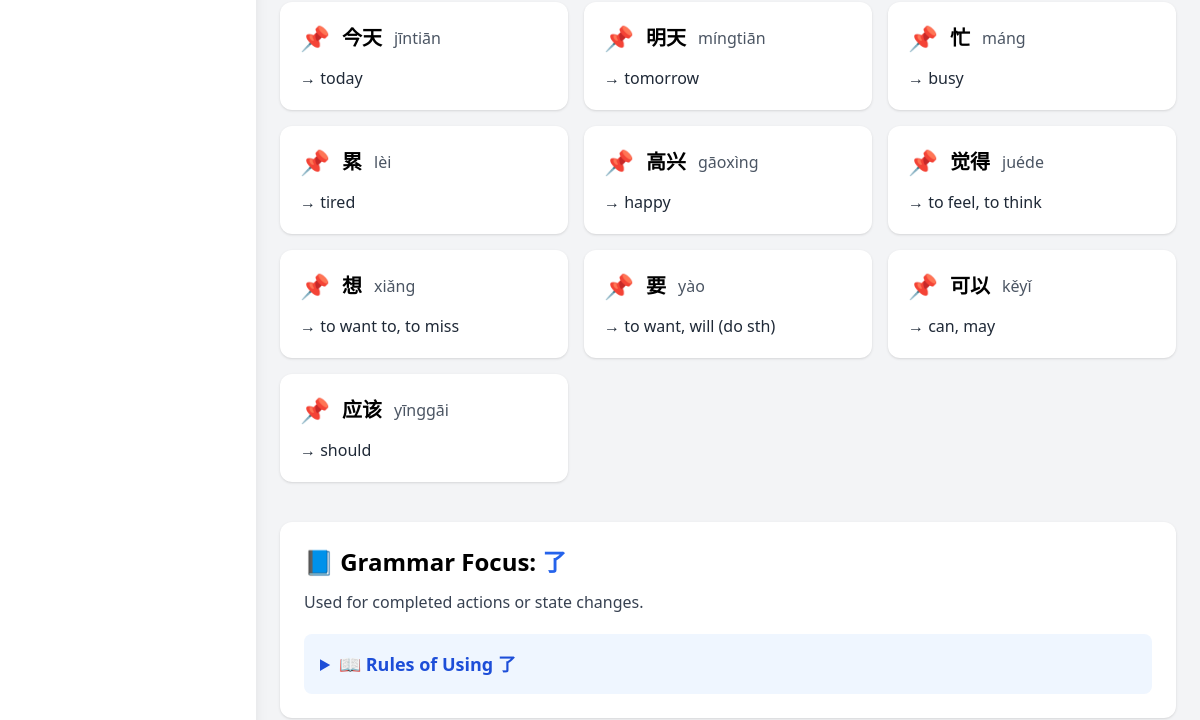
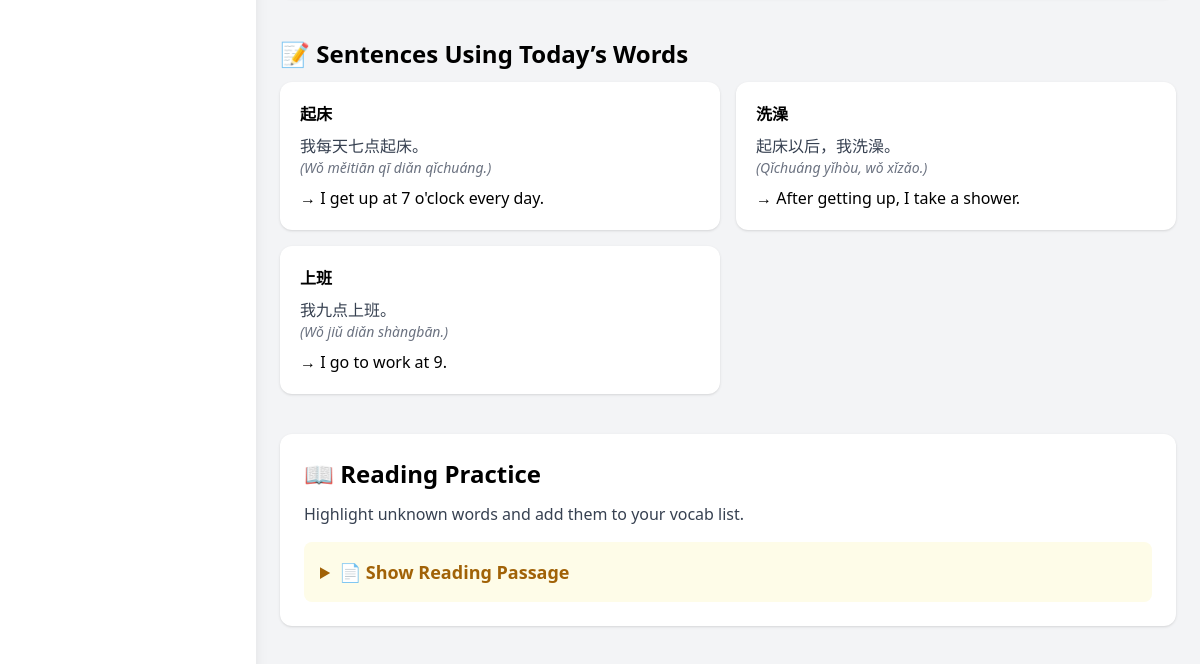
The page /todaystask/ (middle part) on the database as committed earlier (2 pictures, top to bottom).
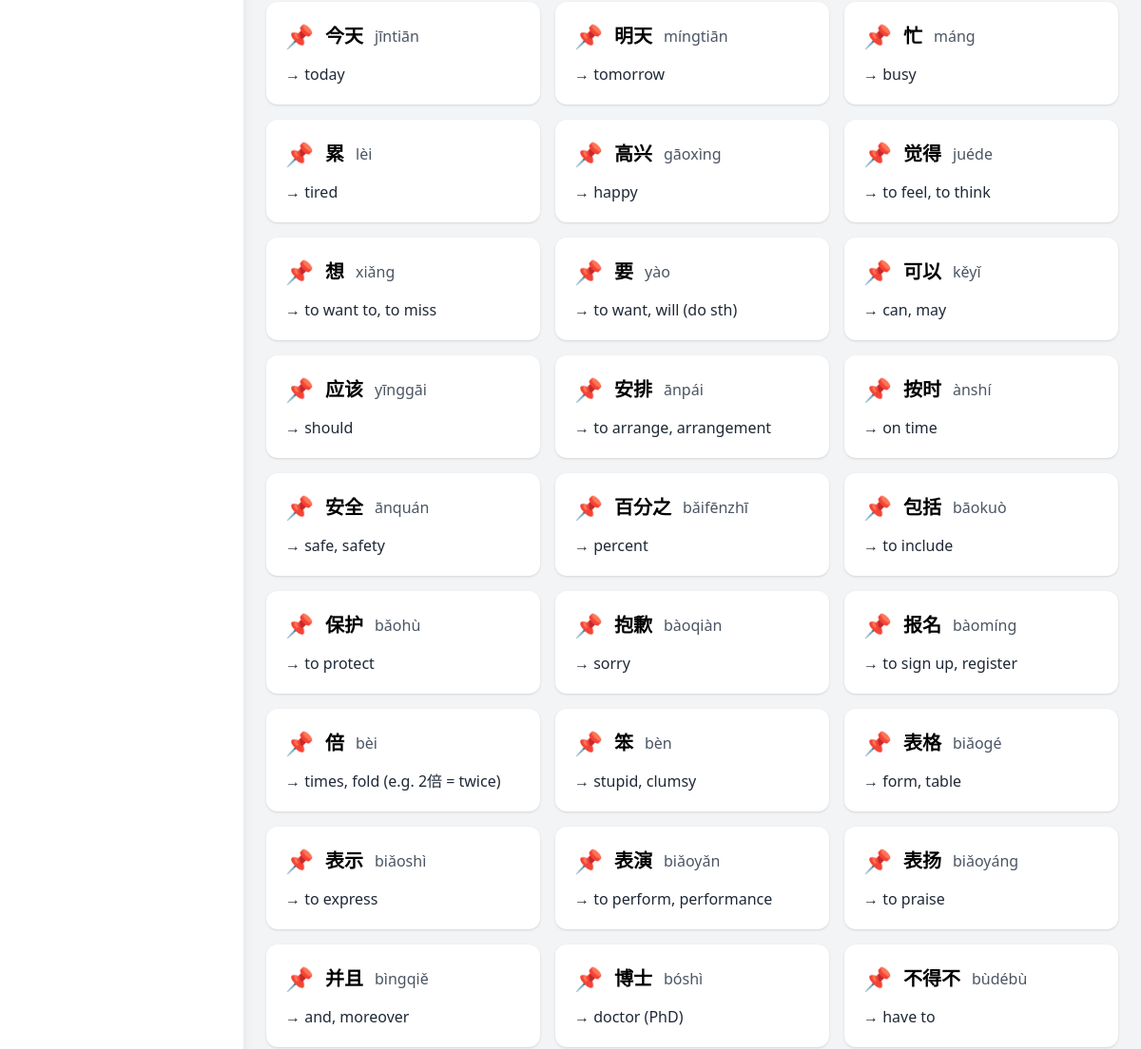
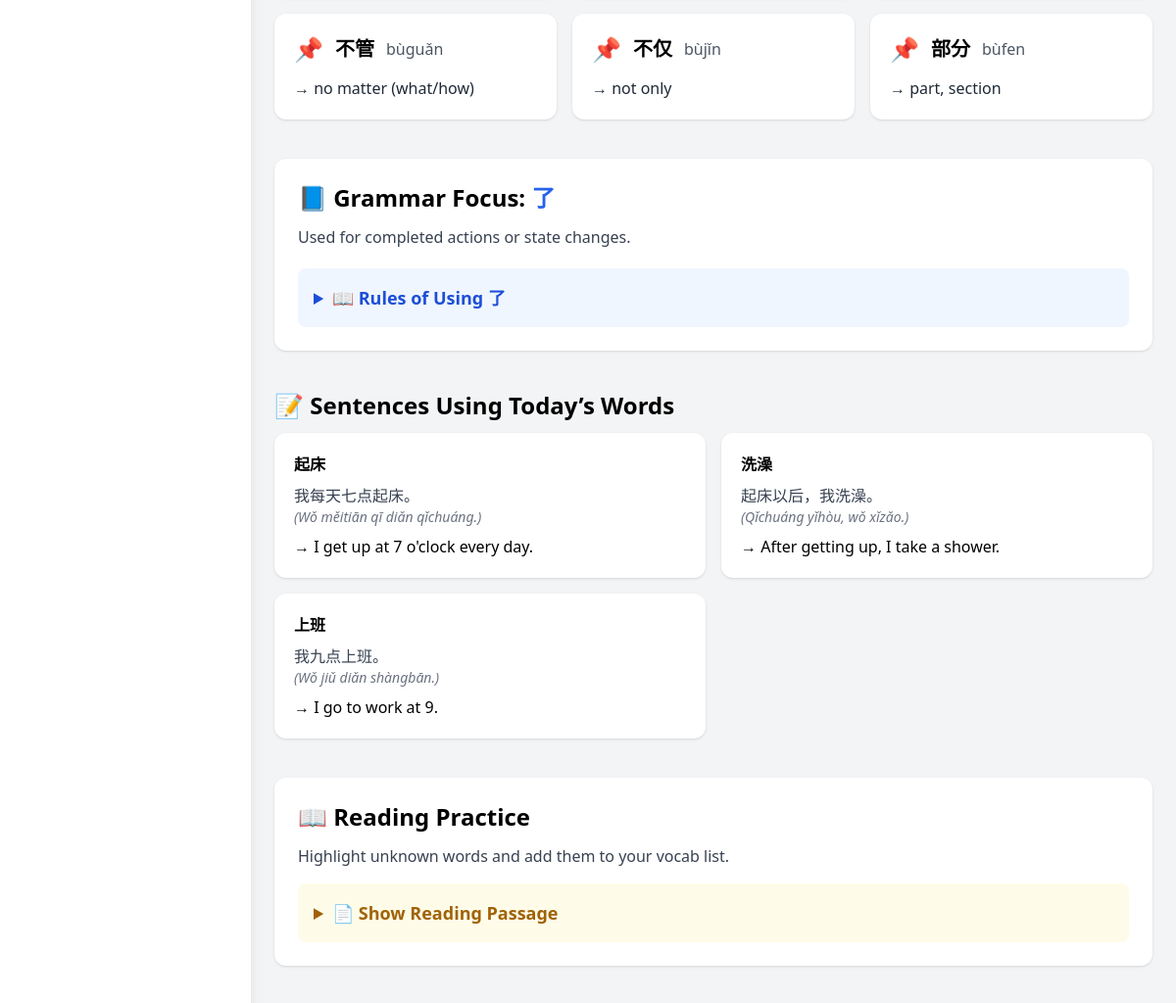
The same page on the database as committed later (2 pictures, top to bottom).
### academy/models.py (models this page shows, shortened)
class Vocabulary(models.Model):
    day = models.ForeignKey(DayStrick, on_delete=models.CASCADE, null=True, blank=True)
    chinese = models.CharField(max_length = 100, unique = True)
    pinyin = models.CharField(max_length = 100)
    english = models.CharField(max_length = 150)
    example = models.CharField(max_length = 300, null = True, blank = True)
    def __str__(self):
        return self.chinese

class PracticeSentences(models.Model):
    day = models.ForeignKey(DayStrick, on_delete = models.CASCADE)
    word = models.ForeignKey(Vocabulary, on_delete=models.CASCADE)
    sentence = models.CharField(max_length=300)
    pinyin = models.CharField(max_length = 500, null=True, blank=True)
    meaning = models.CharField(max_length = 500, null=True,blank=True)

### academy/views.py (the view)
def todaysTask(request):
    vocab = Vocabulary.objects.all()
    grammar = Grammar.objects.all()
    sentence = PracticeSentences.objects.all()
    reading = ReadingPractice.objects.all()
    speak = SpeakingPractice.objects.all()
    return render(request, 'todaysTask.html', {'vocab':vocab, 'grammar':grammar, 'sentence': sentence, 'reading': reading, 'speak':speak})

### academy/templates/todaysTask.html (shortened to what this page needs)
{% extends "base.html" %}
{% block content %}
<div class="min-h-screen bg-gray-100 flex">
    <aside class="w-64 bg-white shadow-lg p-6 hidden md:block">
    </aside>
    <main class="flex-1 p-6 space-y-10">
        <section id="Vocabulary">
            <div class="grid gap-4 md:grid-cols-2 lg:grid-cols-3">
                {% for v in vocab %}
                    <div class="bg-white p-5 rounded-xl shadow hover:shadow-md transition">
                        <div class="flex items-center gap-3 mb-3">
                            <div class="text-blue-600 text-2xl">📌</div>
                            <h4 class="text-xl font-semibold">{{ v.chinese}}</h4>
                            <p class="text-gray-600">{{ v.pinyin }}</p>
                        </div>
                        <p class="font-medium text-gray-800 mt-1">→ {{ v.english }}</p>
                    </div>
                {% endfor %}
            </div>
        </section>
        <section id="grammer" class="bg-white p-6 rounded-xl shadow">
            <h3 class="text-2xl font-bold mb-3">📘 Grammar Focus: <span class="text-blue-600">了</span></h3>
            <p class="text-gray-700 mb-5">Used for completed actions or state changes.</p>
            <details class="bg-blue-50 p-4 rounded-lg cursor-pointer">
                <summary class="font-semibold text-blue-700 text-lg">📖 Rules of Using 了</summary>
            </details>
        </section>
        <section>
            <h3 class="text-2xl font-bold mb-3">📝 Sentences Using Today’s Words</h3>
            <div class="grid gap-4 md:grid-cols-2">
                {% for s in sentence %}
                    <div class="bg-white p-5 rounded-xl shadow">
                        <h4 class="font-bold mb-2">{{ s.word }}</h4>
                        <p class="text-gray-700">{{ s.sentence }}</p>
                        <p class="text-gray-500 text-sm italic">{{ s.pinyin}}</p>
                        <p class="font-medium mt-2">→ {{ s.meaning }}</p>
                    </div>
                {% endfor %}
            </div>
        </section>
        <section id="reading" class="bg-white p-6 rounded-xl shadow">
            <h3 class="text-2xl font-bold mb-3">📖 Reading Practice</h3>
            <p class="text-gray-700 mb-4">Highlight unknown words and add them to your vocab list.</p>
            <details class="bg-yellow-50 p-4 rounded-lg">
                <summary class="font-semibold text-yellow-700 text-lg">📄 Show Reading Passage</summary>
            </details>
        </section>
    </main>
</div>
{% endblock content %}

Rows that differ between the two databases and show on the page:
added Vocabulary: chinese "安排", pinyin "ānpái", english "to arrange, arrangement"
added Vocabulary: chinese "按时", pinyin "ànshí", english "on time"
added Vocabulary: chinese "安全", pinyin "ānquán", english "safe, safety"
added Vocabulary: chinese "百分之", pinyin "bǎifēnzhī", english "percent"
added Vocabulary: chinese "包括", pinyin "bāokuò", english "to include"
added Vocabulary: chinese "保护", pinyin "bǎohù", english "to protect"
added Vocabulary: chinese "抱歉", pinyin "bàoqiàn", english "sorry"
added Vocabulary: chinese "报名", pinyin "bàomíng", english "to sign up, register"
added Vocabulary: chinese "倍", pinyin "bèi", english "times, fold (e.g. 2倍 = twice)"
added Vocabulary: chinese "笨", pinyin "bèn", english "stupid, clumsy"
added Vocabulary: chinese "表格", pinyin "biǎogé", english "form, table"
added Vocabulary: chinese "表示", pinyin "biǎoshì", english "to express"
added Vocabulary: chinese "表演", pinyin "biǎoyǎn", english "to perform, performance"
added Vocabulary: chinese "表扬", pinyin "biǎoyáng", english "to praise"
added Vocabulary: chinese "并且", pinyin "bìngqiě", english "and, moreover"
added Vocabulary: chinese "博士", pinyin "bóshì", english "doctor (PhD)"
added Vocabulary: chinese "不得不", pinyin "bùdébù", english "have to"
added Vocabulary: chinese "不管", pinyin "bùguǎn", english "no matter (what/how)"
added Vocabulary: chinese "不仅", pinyin "bùjǐn", english "not only"
added Vocabulary: chinese "部分", pinyin "bùfen", english "part, section"
